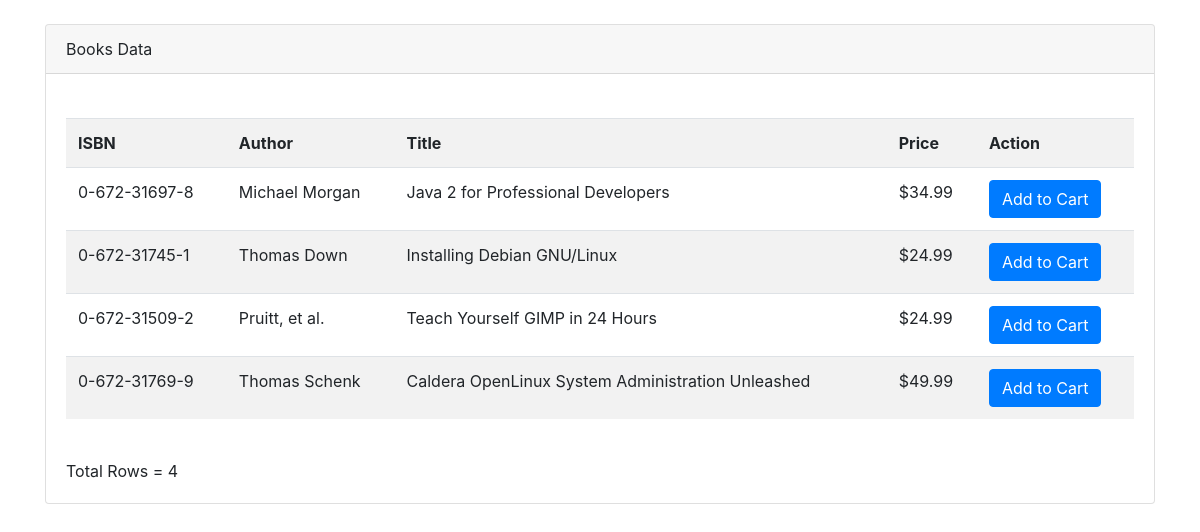
The page /cart/view_books.php on the database its author committed.
### tables this page shows
CREATE TABLE IF NOT EXISTS `books` (
  `isbn` varchar(13) NOT NULL,
  `author` varchar(50) DEFAULT NULL,
  `title` varchar(100) DEFAULT NULL,
  `price` float(4,2) DEFAULT NULL,
  PRIMARY KEY (`isbn`)
);

### cart/view_books.php (the view, shortened to what this page needs)
<br>
<div class="card">
<div class="card-header">Books Data</div>
<div class="card-body">
<br>
<table class="table table-striped">
    <tr>
		<th>ISBN</th>
		<th>Author</th>
        <th>Title</th>
		<th>Price</th>
		<th>Action</th>
	</tr>
<?php
require_once('../lib/db_login.php');
$query = " SELECT * FROM books ";
$result = $db->query($query);
while ($row = $result->fetch_object()){
	echo '<tr>';
    echo '<td>'.$row->isbn.'</td>';
    echo '<td>'.$row->author.'</td> ';
	echo '<td>'.$row->title.'</td> ';
    echo '<td> $'.$row->price.'</td>';
	echo '<td><a class="btn btn-primary" href="show_cart.php?id='.$row->isbn.'">Add to Cart</a></td>';
	echo '</tr>';
}
echo '</table>';
echo '<br />';
echo 'Total Rows = '.$result->num_rows.'<br />';
?>
</div>
</div>

### rows shown on the page
books: isbn "0-672-31697-8", author "Michael Morgan", title "Java 2 for Professional Developers", price "34.99"
books: isbn "0-672-31745-1", author "Thomas Down", title "Installing Debian GNU/Linux", price "24.99"
books: isbn "0-672-31509-2", author "Pruitt, et al.", title "Teach Yourself GIMP in 24 Hours", price "24.99"
books: isbn "0-672-31769-9", author "Thomas Schenk", title "Caldera OpenLinux System Administration Unleashed", price "49.99"

### other values the page prints
$result->num_rows "4"
